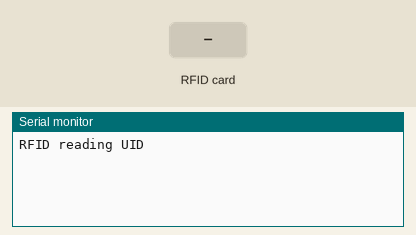
This sketch was run on a simulated Arduino Mega 2560, built with avr-gcc and run on an emulated ATmega2560. Shown: the last lines printed to the serial monitor. Inputs (shaded band) come from the test bench.

Above: at 1.2 s.
1.3 s: RFID card C6 5A 78 23 held to the reader
At 2.3 s:
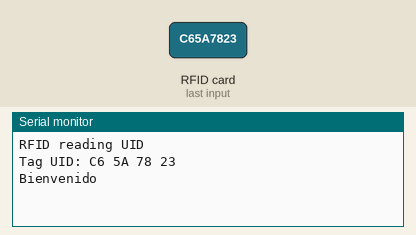
2.8 s: RFID card 5E 7A 19 C4 held to the reader
At 4.0 s:
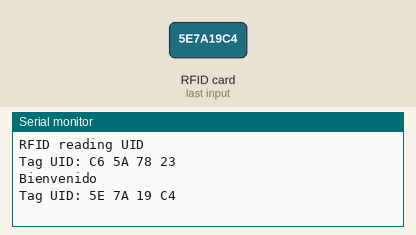
4.3 s: RFID card C6 5A 78 24 held to the reader
At 5.5 s:
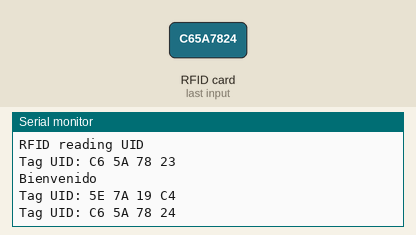

The sketch:

RFID.ino
```cpp
#include <SPI.h>
#include <MFRC522.h>
#define SS_PIN 53
#define RST_PIN 2
int tags_1 [4] = {0xC6, 0x5A, 0x78, 0x23};
int tags_2 [4] = {0xC6, 0x5A, 0x78, 0x24};

bool val;
MFRC522 mfrc522(SS_PIN, RST_PIN); // Instance of the class
void setup() {

  Serial.begin(9600);
  SPI.begin();       // Init SPI bus
  mfrc522.PCD_Init(); // Init MFRC522
  Serial.println("RFID reading UID");
}
void loop() {
  if ( mfrc522.PICC_IsNewCardPresent())
  {
    if ( mfrc522.PICC_ReadCardSerial())
    {
      Serial.print("Tag UID:");
      for (byte i = 0; i < mfrc522.uid.size; i++) {
        Serial.print(mfrc522.uid.uidByte[i] < 0x10 ? " 0" : " ");
        Serial.print(mfrc522.uid.uidByte[i], HEX);

        if (mfrc522.uid.uidByte[i] == tags_1[i]) {
          val = true;
        } else {
          val = false;
        }
      }

      Serial.println();
      mfrc522.PICC_HaltA();
    }
  }
  if(val==true){
    Serial.println("Bienvenido");
    val=false;
  }


}
```

Measured:
- after the input at 1.3 s, the serial monitor: prints a new line at once (image 1)
- after the input at 2.8 s, the serial monitor: prints a new line at once (image 2)
- after the input at 4.3 s, the serial monitor: prints a new line at once (image 3)
